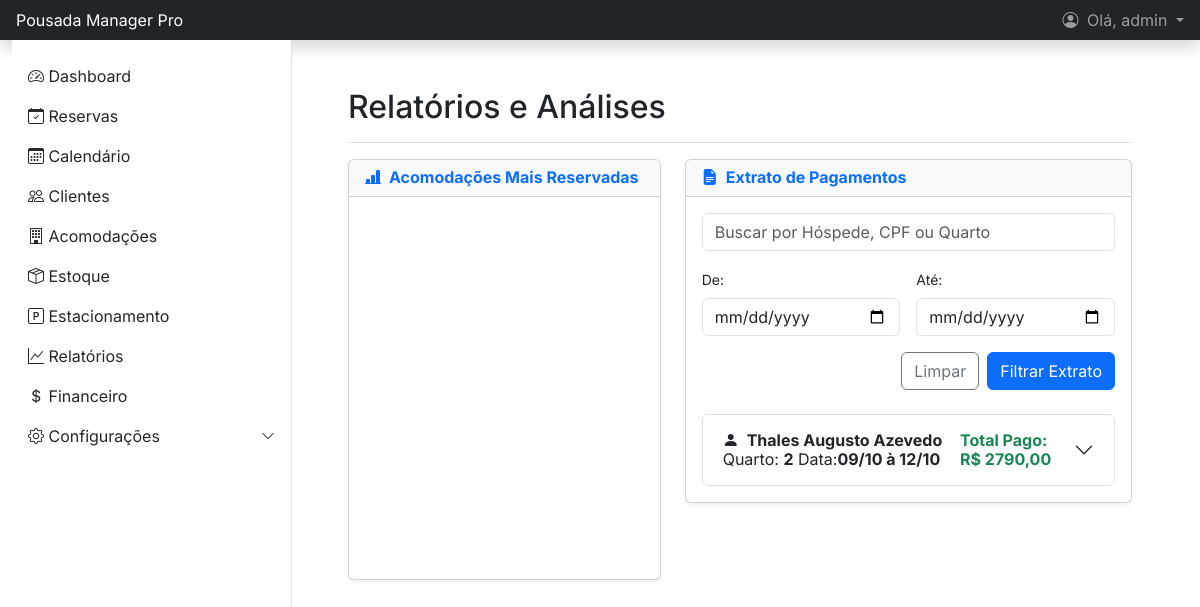
The app's page /relatorios/acomodacoes/ (signed in), older data.
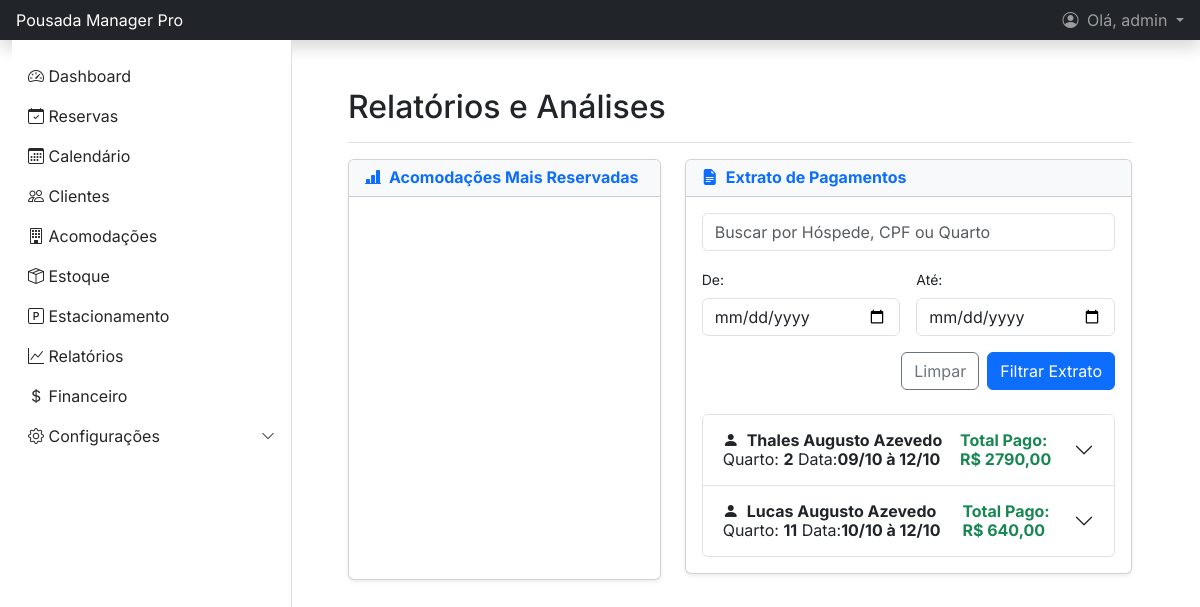
The same page, newer data.
### gestao/models.py (models this page shows, shortened)
class Reserva(models.Model):
    STATUS_CHOICES = (
        ('pre_reserva', 'Pré-reserva'),
        ('confirmada', 'Confirmada'),
        ('checkin', 'Check-in Realizado'),
        ('checkout', 'Check-out Realizado'),
        ('cancelada', 'Cancelada'),
    )
    cliente = models.ForeignKey(Cliente, on_delete=models.CASCADE, related_name='reservas')
    acomodacao = models.ForeignKey(Acomodacao, on_delete=models.CASCADE, related_name='reservas')
    data_checkin = models.DateTimeField()
    data_checkout = models.DateTimeField()
    data_reserva = models.DateTimeField(auto_now_add=True)
    status = models.CharField(max_length=20, choices=STATUS_CHOICES, default='pre_reserva')
    num_adultos = models.PositiveIntegerField("N° Adultos", default=1, help_text="N° de adultos") # Atualizado 18.09.25
    num_criancas_5 = models.PositiveIntegerField("N° Crianças até 5 anos", default=0, help_text="Crianças até 5 anos") # Atualizado 18.09.25
    num_criancas_12 = models.PositiveIntegerField("N° Crianças de 6 a 12 anos", default=0, help_text="Crianças de 6 a 12 anos") # Atualizado 18.09.25
    valor_total_diarias = models.DecimalField(max_digits=10, decimal_places=2, default=0.0)
    placa_automovel = models.CharField(max_length=15, null=True, blank=True, verbose_name="Placa do Automóvel") # Atualizado 06.10.25
    history = HistoricalRecords()
    valor_consumo = models.DecimalField(max_digits=10, decimal_places=2, default=0.0)
    desconto = models.DecimalField(max_digits=10, decimal_places=2, default=0.0)
    valor_extra = models.DecimalField(max_digits=10, decimal_places=2, default=0.0, help_text="Taxas ou valores adicionais.")
    valor_total_pago = models.DecimalField(max_digits=10, decimal_places=2, null=True, blank=True)
    def total_a_pagar(self):
        return self.valor_total_diarias + self.valor_consumo - self.desconto + self.valor_extra
    @property
    def num_dias(self):
        if self.data_checkin and self.data_checkout:
            delta = self.data_checkout - self.data_checkin
            return delta.days
        return 0

class Cliente(models.Model):
    SEXO_CHOICES = (
        ('Masculino', 'Masculino'),
        ('Feminino', 'Feminino'),
        ('Outro', 'Outro'),
    )
    nome_completo = models.CharField(max_length=150)
    cpf = models.CharField(max_length=14, unique=True, help_text="Formato: 000.000.000-00")
    email = models.EmailField(unique=True, null=True, blank=True)
    telefone = models.CharField(max_length=20)
    data_cadastro = models.DateTimeField(auto_now_add=True)
    data_nascimento = models.DateField(null=True, blank=True) # Atualizado 18.09.25
    cep = models.CharField(max_length=9, null=True, blank=True, help_text="Formato: 00000-000") # Atualizado 18.09.25
    logradouro = models.CharField(max_length=255, null=True, blank=True, verbose_name="Rua/Logradouro") # Atualizado 18.09.25
    numero = models.CharField(max_length=20, null=True, blank=True) # Atualizado 18.09.25
    complemento = models.CharField(max_length=100, null=True, blank=True) # Atualizado 18.09.25
    bairro = models.CharField(max_length=100, null=True, blank=True) # Atualizado 18.09.25
    cidade = models.CharField(max_length=100, null=True, blank=True) # Atualizado 18.09.25
    estado = models.CharField(max_length=2, null=True, blank=True, verbose_name="UF") # Atualizado 18.09.25
    foto = models.ImageField(upload_to='clientes_fotos/', null=True, blank=True, verbose_name="Foto do Cliente") # Atualizado 24.09.25
    sexo = models.CharField(max_length=10, choices=SEXO_CHOICES, null=True, blank=True) # Atualizado 09.10.25
    history = HistoricalRecords()

class Acomodacao(models.Model):
    STATUS_CHOICES = (
        ('disponivel', 'Disponível'),
        ('ocupado', 'Ocupado'),
        ('manutencao', 'Em Manutenção'),
        ('limpeza', 'Limpeza'),
    )
    numero = models.CharField(max_length=10, unique=True)
    tipo = models.ForeignKey(TipoAcomodacao, on_delete=models.PROTECT, related_name='acomodacoes')
    descricao = models.TextField(null=True, blank=True)
    capacidade = models.PositiveIntegerField(default=1, help_text="Número máximo de hóspedes.")
    qtd_camas = models.PositiveIntegerField(default=1, help_text="Quantidade de camas no quarto.")
    status = models.CharField(max_length=20, choices=STATUS_CHOICES, default='disponivel')
    history = HistoricalRecords()
    @property
    def nome_display(self):
        if self.numero in ('1', '2'):
            return f"Chalé {self.numero}"
        else:
            return f"Quarto {self.numero}"

### gestao/views.py (the view)
# urls.py: path('relatorios/acomodacoes/', views.relatorio_acomodacoes_view, name='relatorio_acomodacoes'),
@login_required
def relatorio_acomodacoes_view(request):
    acomodacoes_ranking = Acomodacao.objects.annotate(
        total_reservas=Count('reservas', filter=models.Q(reservas__status='checkout'))
    ).filter(total_reservas__gt=0).order_by('-total_reservas')[:10]
    ranking_labels = [ac.nome_display for ac in acomodacoes_ranking]
    ranking_data = [ac.total_reservas for ac in acomodacoes_ranking]
    ranking_data_json = json.dumps({
        'labels': ranking_labels,
        'data': ranking_data,
    })
    reservas_list = Reserva.objects.filter(status='checkout').select_related(
        'cliente', 'acomodacao'
    ).prefetch_related(
        'pagamentos__forma_pagamento', 'consumos__item'
    ).order_by('-data_checkout')
    query = request.GET.get('q')
    start_date_str = request.GET.get('start_date')
    end_date_str = request.GET.get('end_date')
    if query:
        reservas_list = reservas_list.filter(
            Q(cliente__nome_completo__icontains=query) |
            Q(cliente__cpf__icontains=query) |
            Q(acomodacao__numero__icontains=query)
        )
    if start_date_str:
        try:
            start_date = datetime.strptime(start_date_str, '%Y-%m-%d').date()
            reservas_list = reservas_list.filter(data_checkout__gte=start_date)
        except (ValueError, TypeError):
            pass
    if end_date_str:
        try:
            end_date = datetime.strptime(end_date_str, '%Y-%m-%d').date()
            reservas_list = reservas_list.filter(data_checkout__lte=end_date)
        except (ValueError, TypeError):
            pass
    paginator = Paginator(reservas_list, 5)
    page_number = request.GET.get('page')
    page_obj = paginator.get_page(page_number)
    relatorio_pagamentos = []
    for reserva in page_obj.object_list:
        total_pago = sum(p.valor for p in reserva.pagamentos.all())
        relatorio_pagamentos.append({
            'reserva': reserva,
            'pagamentos': reserva.pagamentos.all(),
            'consumos': reserva.consumos.all(),
            'total_pago': total_pago,
        })
    context = {
        'ranking_data_json': ranking_data_json,
        'page_obj': relatorio_pagamentos, # Enviamos a lista já processada
        'paginator': paginator, # Informações de paginação
        'object_list': page_obj.object_list # Para compatibilidade com a paginação
    }
    return render(request, 'gestao/relatorio_acomodacoes.html', context)

### gestao/models.py (called while the page is built)
    def total(self):
        return self.quantidade * self.preco_unitario

    def __str__(self):
        return self.nome

### templates/gestao/relatorio_acomodacoes.html (shortened to what the changed rows need)
{% extends 'base.html' %}
{% block content %}
<main class="px-md-4">
    <div class="d-flex justify-content-between flex-wrap flex-md-nowrap align-items-center pt-3 pb-2 mb-3 border-bottom">
        <h1 class="h2">Relatórios e Análises</h1>
    </div>
    <div class="row">
        <div class="col-lg-7 mb-4">
            <div class="card shadow-sm">
                <div class="card-body">
                    <div class="accordion" id="extratoAccordion">
                        {% for item in page_obj %}
                        <div class="accordion-item">
                            <h2 class="accordion-header" id="heading-{{ item.reserva.pk }}">
                                <button class="accordion-button collapsed" type="button" data-bs-toggle="collapse" data-bs-target="#collapse-{{ item.reserva.pk }}">
                                    <div class="w-100 d-flex justify-content-between pe-3">
                                        <span><i class="bi bi-person-fill me-2"></i><strong>{{ item.reserva.cliente.nome_completo }}</strong>
                                            Quarto: <span class="fw-bold">{{ item.reserva.acomodacao.numero }}</span>
                                            Data:<strong>{{ item.reserva.data_checkin|date:"d/m"}} à {{ item.reserva.data_checkout|date:"d/m"}}</strong> </span>
                                        <span class="fw-bold text-success">Total Pago: R$ {{ item.total_pago|floatformat:2 }}</span>
                                    </div>
                                </button>
                            </h2>
                        </div>
                        {% empty %}
                        <p class="text-center text-muted mt-4">Nenhum extrato encontrado para os filtros aplicados.</p>
                        {% endfor %}
                    </div>
                </div>
            </div>
        </div>
    </div>
</main>
{% endblock %}

Row changes from the older to the newer data that the page shows:
now on this page (row edited): Reserva: reserva.cliente.nome_completo "Lucas Augusto Azevedo", reserva.acomodacao.numero "11", reserva.data_checkin "10/10", reserva.data_checkout "12/10", total_pago "640,00"
